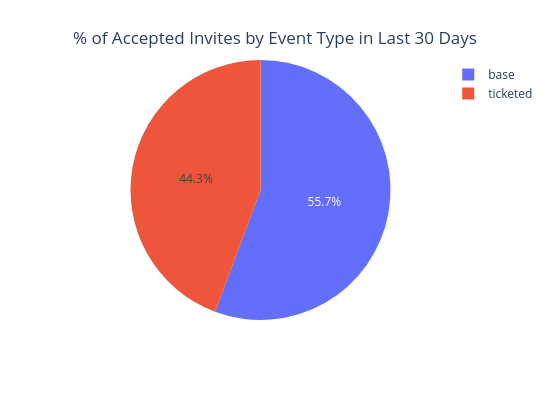

Notebook source saved alongside this figure:
### Code cell
#Total accepted invites by event type pie chart in last 30 days
x_days_ago_date = (pd.Timestamp.now() - pd.Timedelta(days=30)).tz_localize('UTC')

percent_invite_by_type = count_rsvp[count_rsvp['createdAt'] >= x_days_ago_date].groupby('type')['accepted'].sum().reset_index(name='sum_accepted_invites')
percent_invite_by_type = percent_invite_by_type[percent_invite_by_type['type'] != 'checkin']
percent_invite_by_type['percentage'] = (percent_invite_by_type['sum_accepted_invites'] / percent_invite_by_type['sum_accepted_invites'].sum()) * 100
fig = px.pie(percent_invite_by_type, names='type', values='percentage', width=550, height=400)
fig.update_layout(
    title={
        'text': "% of Accepted Invites by Event Type in Last 30 Days",
        'y': 0.92,
        'x': 0.5,
        'xanchor': 'center',
        'yanchor': 'top'
    }
)
fig.show()

### Figure 1 — Plotly figure (JSON) as saved in the notebook; plotly's stock layout.template omitted (floating-point values rounded to 4 significant figures)
{"data": [{"domain": {"x": [0, 1], "y": [0, 1]}, "hovertemplate": "type=%{label}<br>percentage=%{value}<extra></extra>", "labels": ["base", "ticketed"], "legendgroup": "", "name": "", "showlegend": true, "type": "pie", "values": [55.7, 44.3]}], "layout": {"height": 400, "legend": {"tracegroupgap": 0}, "margin": {"t": 60}, "title": {"text": "% of Accepted Invites by Event Type in Last 30 Days", "x": 0.5, "xanchor": "center", "y": 0.92, "yanchor": "top"}, "width": 550}}
